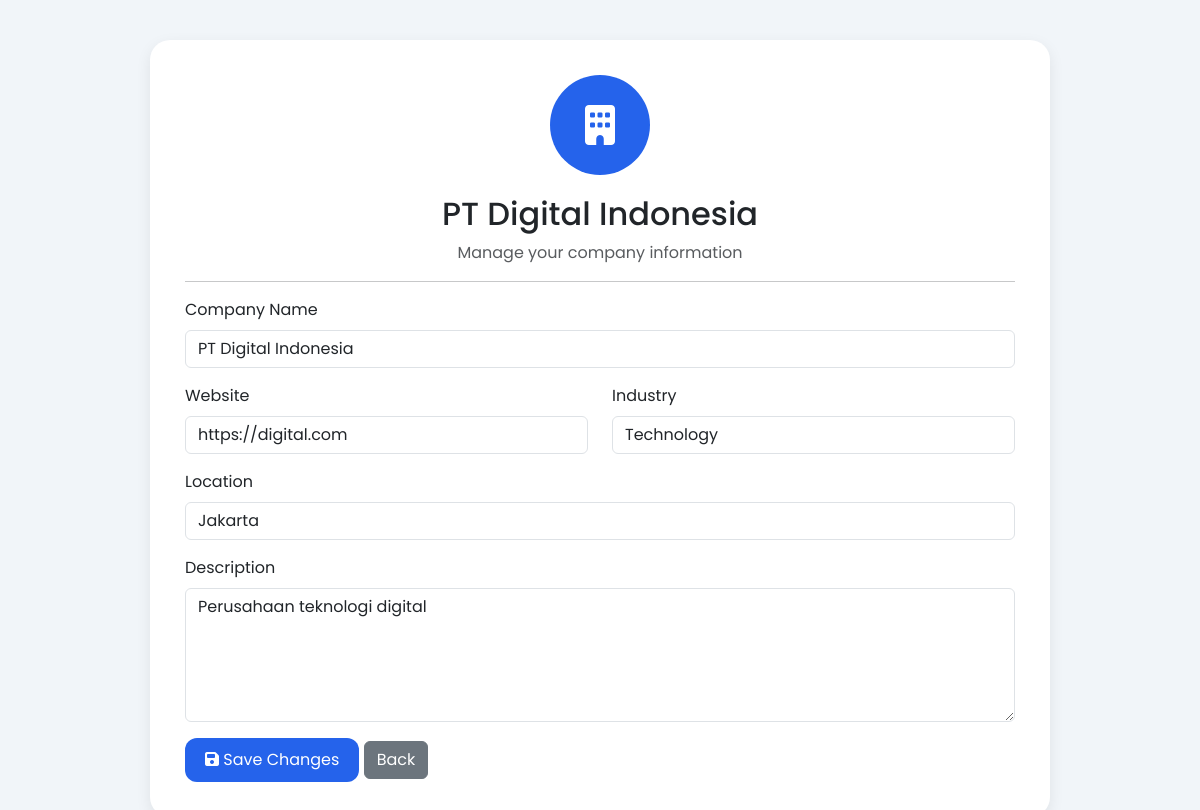
Page /company/profile.php (signed in) on the committed database.
### tables this page shows
CREATE TABLE `companies` (
  `id` int(11) NOT NULL,
  `company_name` varchar(100) NOT NULL,
  `email` varchar(100) NOT NULL,
  `password` varchar(255) NOT NULL,
  `logo` varchar(255) DEFAULT NULL,
  `website` varchar(255) DEFAULT NULL,
  `industry` varchar(100) DEFAULT NULL,
  `description` text DEFAULT NULL,
  `location` varchar(100) DEFAULT NULL,
  `created_at` timestamp NOT NULL DEFAULT current_timestamp()
);

### company/profile.php (the view, shortened to what this page needs)
<?php
include '../config/database.php';
$company_id = $_SESSION['company_id'];
$query = mysqli_query(
    $conn,
    "SELECT * FROM companies
    WHERE id='$company_id'"
);
$company = mysqli_fetch_assoc($query);
?>
<!DOCTYPE html>
<html>
<head>
<link href="https://cdn.jsdelivr.net/npm/bootstrap@5.3.3/dist/css/bootstrap.min.css"
rel="stylesheet">
<link rel="stylesheet"
href="https://cdnjs.cloudflare.com/ajax/libs/font-awesome/6.5.2/css/all.min.css">
</head>
<body>
<div class="container">
<div class="profile-card">
<div class="text-center">
<div class="company-logo">
<i class="fas fa-building"></i>
</div>
<h2>
<?php echo $company['company_name']; ?>
</h2>
<p class="text-muted">
Manage your company information
</p>
</div>
<hr>
<form method="POST">
<div class="mb-3">
<label class="form-label">
Company Name
</label>
<input
type="text"
name="company_name"
class="form-control"
value="<?php echo $company['company_name']; ?>">
</div>
<div class="row">
<div class="col-md-6 mb-3">
<label class="form-label">
Website
</label>
<input
type="text"
name="website"
class="form-control"
value="<?php echo $company['website']; ?>">
</div>
<div class="col-md-6 mb-3">
<label class="form-label">
Industry
</label>
<input
type="text"
name="industry"
class="form-control"
value="<?php echo $company['industry']; ?>">
</div>
</div>
<div class="mb-3">
<label class="form-label">
Location
</label>
<input
type="text"
name="location"
class="form-control"
value="<?php echo $company['location']; ?>">
</div>
<div class="mb-3">
<label class="form-label">
Description
</label>
<textarea
name="description"
class="form-control"
rows="5"><?php echo $company['description']; ?></textarea>
</div>
<button
type="submit"
name="update"
class="btn btn-primary">
<i class="fas fa-save"></i>
Save Changes
</button>
<a
href="dashboard.php"
class="btn btn-secondary">
Back
</a>
</form>
</div>
</div>
</body>
</html>

### company/profile.php (style rules this page uses)
* { font-family:'Poppins',sans-serif; }
body { background:#f1f5f9; }
.profile-card { max-width:900px; margin:40px auto; background:white; padding:35px; border-radius:20px; box-shadow:0 5px 15px rgba(0,0,0,.08); }
.company-logo { width:100px; height:100px; background:#2563EB; color:white; border-radius:50%; display:flex; align-items:center; justify-content:center; font-size:40px; margin:auto; margin-bottom:20px; }
.btn-primary { background:#2563EB; border:none; border-radius:12px; padding:10px 20px; }

### rows in the picture
companies: company_name "PT Digital Indonesia", website "https://digital.com", industry "Technology", location "Jakarta", description "Perusahaan teknologi digital"
